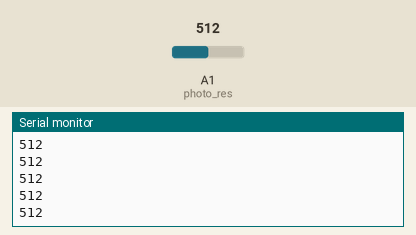
This sketch was run on a simulated Arduino Uno, built with avr-gcc and run on an emulated ATmega328P. On the bench: the last lines printed to the serial monitor. The test bench sets the inputs (shaded band); at power-on: A1 (photo_res) = 512.

Above: at 1.2 s.
1.3 s: A1 (photo_res) set to 716
At 1.32 s:
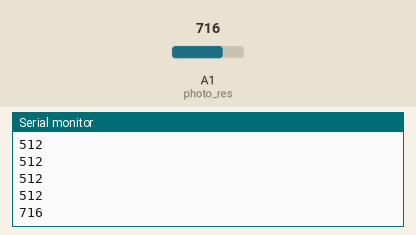
2.8 s: A1 (photo_res) set to 900
At 2.83 s:
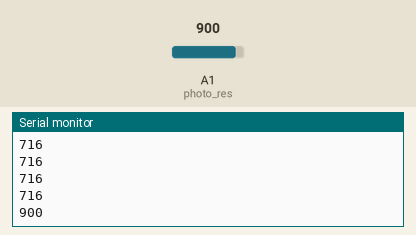
Timing chart, 0 to 5.8 s (numbered marks = the images above; inputs shaded):
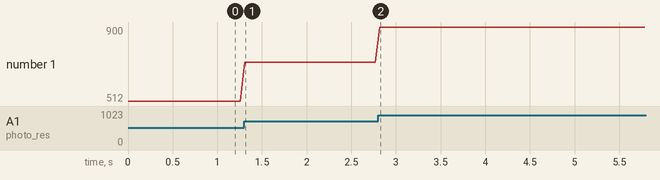

The sketch:

TP1_1.6.ino
```cpp
int photo_res = A1; //Création du port A1 pour photo_res
int lumi = 0; //Création de la variable lumi

void setup() {
  Serial.begin(9600); //Connexion au moniteur 9600
  pinMode(photo_res, INPUT); //Initialisation de photo_res en entrée
}

void loop() {
  lumi = analogRead(photo_res); //lumi vaut la valeur lue de photo_res
  Serial.println(lumi); //écrire sur le moniteur les valeurs de lumi en passant des lignes
  delay(50); //attendre 50ms
}
```

Measured:
- after the input at 1.3 s, the serial monitor: prints a new line at once (image 1)
- after the input at 2.8 s, the serial monitor: prints a new line at once (image 2)
- plotted number 1: 512 → 716 after the input at 1.3 s, 716 → 900 after the input at 2.8 s
